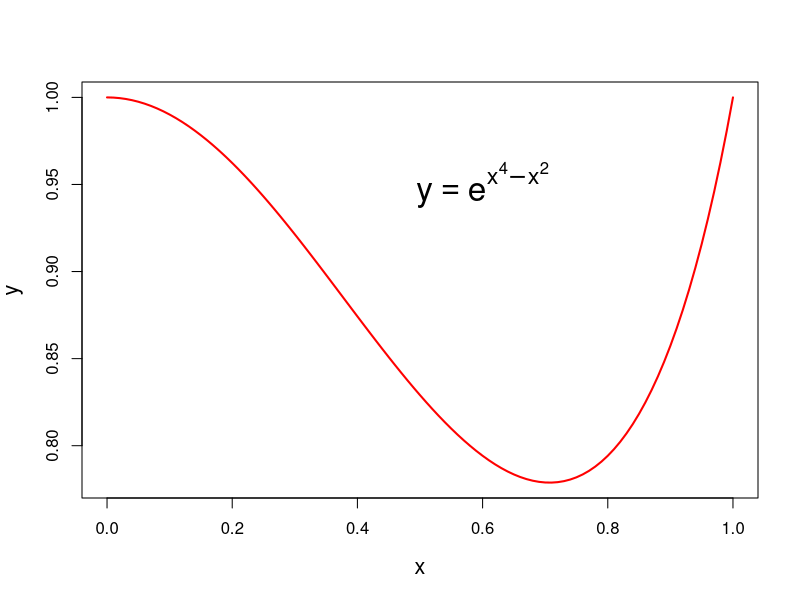
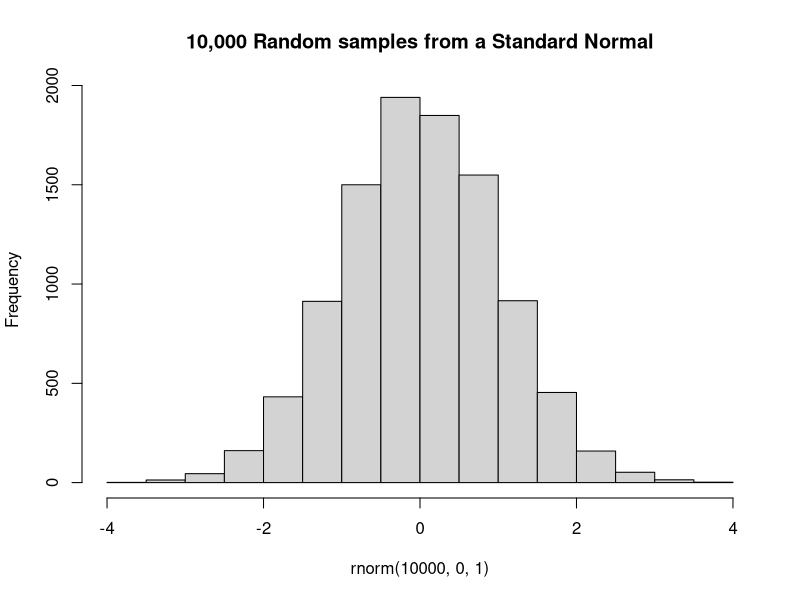

The R script that drew these images, in order:
## ---- chunk 1
set.seed(5172013)
## ---- chunk 2
integrand_function <- function(x){
  return(exp(x^4 - x^2))
}
## ---- chunk 3
x_values <- c(0:100) / 100

plot(x_values, integrand_function(x_values), type = "l", lwd = 2, xlab = "x", ylab = "y", cex.lab = 1.3, col = "red")
text(0.6, 0.95, expression(y == e^{x^4 - x^2}), cex = 2)
## ---- chunk 4
det_int <- integrate(integrand_function, lower = 0, upper = 1)
## ---- chunk 5
names(det_int)

det_int$value
det_int$message
## ---- chunk 6
mcarlo_iterations <- 1000000

unif_sample <- runif(mcarlo_iterations)
## ---- chunk 7
(mcarlo_int = mean(integrand_function(unif_sample)))
## ---- chunk 8
(mcarlo_error = sd(integrand_function(unif_sample))/sqrt(mcarlo_iterations))
## ---- chunk 9
(c(mcarlo_int - 1.96*mcarlo_error, mcarlo_int + 1.96*mcarlo_error))
## ---- chunk 10
(det_int)
## ---- chunk 11
alpha <- 2
beta <- 2
## ---- chunk 12
(beta_2nd_moment_theory <- alpha * (alpha + 1) / ((alpha + beta + 1) * (alpha + beta)))
## ---- chunk 13
beta_integrand <- function(x){
  return(x^2 * dbeta(x, shape1 = alpha, shape2 = beta))
}

(beta_2nd_moment_det <- integrate(beta_integrand, lower = 0, upper = 1))
## ---- chunk 14
beta_mcarlo_iterations <- 1000

beta_sample <- rbeta(beta_mcarlo_iterations, shape1=alpha, shape2=beta)

(beta_2nd_moment_mc <- mean(beta_sample^2))
## ---- chunk 15
(beta_mcarlo_error <- sd(beta_sample^2) / sqrt(beta_mcarlo_iterations))
## ---- chunk 16
c(
  beta_2nd_moment_mc - 1.96 * beta_mcarlo_error, 
  beta_2nd_moment_mc + 1.96 * beta_mcarlo_error
)
## ---- chunk 17
beta_2nd_moment_theory
beta_2nd_moment_det
beta_2nd_moment_mc

c(
  beta_2nd_moment_mc - 1.96 * beta_mcarlo_error, 
  beta_2nd_moment_mc + 1.96 * beta_mcarlo_error
)
## ---- chunk 18
alpha <- 2
beta <- 5
## ---- chunk 19

## ---- chunk 20

## ---- chunk 21

## ---- chunk 22

## ---- chunk 23

## ---- chunk 24

## ---- chunk 25

## ---- chunk 26

## ---- chunk 27

## ---- chunk 28

## ---- chunk 29

## ---- chunk 30
hist(rnorm(10000,0,1), main = "10,000 Random samples from a Standard Normal")
## ---- chunk 31
my_const <- 4.5
sim_size <- 1000000
## ---- chunk 32
(true_prob <- pnorm(my_const, lower.tail = FALSE))
## ---- chunk 33
naive_samples <- ifelse(rnorm(sim_size) > my_const, yes = 1, no = 0)
(naive_est <- mean(naive_samples))
## ---- chunk 34
shift_exp <- rexp(sim_size, rate = 1) + my_const
# weights = dnorm(x)/q(x)
is_samples <- dnorm(shift_exp) / exp(-(shift_exp - my_const))
(is_est <- mean(is_samples))
## ---- chunk 35
print(true_prob)
print(naive_est)
print(is_est)
## ---- chunk 36
(naive_var_mc <- var(naive_samples) / sim_size)
(is_var_mc <- var(is_samples) / sim_size)
## ---- chunk 37
# Naive (not very useful, the variance estimate might be degenerate):
c(naive_est - 1.96 * sqrt(naive_var_mc), naive_est + 1.96 * sqrt(naive_var_mc))

# Importance Sampling:
c(is_est - 1.96 * sqrt(is_var_mc), is_est + 1.96 * sqrt(is_var_mc))
